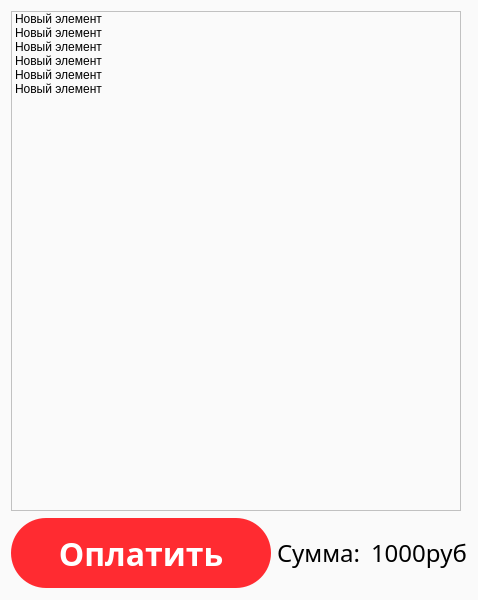
<?xml version="1.0" encoding="UTF-8"?>
<ui version="4.0">
 <class>ListOrders</class>
 <widget class="QDialog" name="ListOrders">
  <property name="geometry">
   <rect>
    <x>0</x>
    <y>0</y>
    <width>478</width>
    <height>600</height>
   </rect>
  </property>
  <property name="maximumSize">
   <size>
    <width>16777215</width>
    <height>600</height>
   </size>
  </property>
  <property name="windowTitle">
   <string>Dialog</string>
  </property>
  <property name="styleSheet">
   <string notr="true">background-color: #FAFAFA;</string>
  </property>
  <layout class="QVBoxLayout" name="verticalLayout">
   <item>
    <widget class="QListWidget" name="listWidget">
     <property name="minimumSize">
      <size>
       <width>450</width>
       <height>500</height>
      </size>
     </property>
     <property name="maximumSize">
      <size>
       <width>450</width>
       <height>500</height>
      </size>
     </property>
     <property name="styleSheet">
      <string notr="true">color: rgb(0, 0, 0)</string>
     </property>
     <item>
      <property name="text">
       <string>Новый элемент</string>
      </property>
     </item>
     <item>
      <property name="text">
       <string>Новый элемент</string>
      </property>
     </item>
     <item>
      <property name="text">
       <string>Новый элемент</string>
      </property>
     </item>
     <item>
      <property name="text">
       <string>Новый элемент</string>
      </property>
     </item>
     <item>
      <property name="text">
       <string>Новый элемент</string>
      </property>
     </item>
     <item>
      <property name="text">
       <string>Новый элемент</string>
      </property>
     </item>
    </widget>
   </item>
   <item>
    <layout class="QHBoxLayout" name="horizontalLayout_2">
     <item>
      <widget class="QPushButton" name="pushButton">
       <property name="minimumSize">
        <size>
         <width>260</width>
         <height>70</height>
        </size>
       </property>
       <property name="maximumSize">
        <size>
         <width>260</width>
         <height>70</height>
        </size>
       </property>
       <property name="font">
        <font>
         <family>SF Pro Rounded</family>
         <pointsize>24</pointsize>
         <weight>75</weight>
         <bold>true</bold>
        </font>
       </property>
       <property name="styleSheet">
        <string notr="true">background-color: rgb(255, 43, 49);
border-style: none;
border-radius: 35px;
color : rgb(255, 255, 255);
</string>
       </property>
       <property name="text">
        <string>Оплатить</string>
       </property>
      </widget>
     </item>
     <item>
      <layout class="QHBoxLayout" name="horizontalLayout">
       <item>
        <widget class="QLabel" name="label_2">
         <property name="font">
          <font>
           <family>SF Pro Rounded</family>
           <pointsize>18</pointsize>
           <weight>50</weight>
           <bold>false</bold>
          </font>
         </property>
         <property name="styleSheet">
          <string notr="true">color: rgb(0, 0, 0)</string>
         </property>
         <property name="text">
          <string>Сумма:</string>
         </property>
        </widget>
       </item>
       <item>
        <widget class="QLabel" name="label_3">
         <property name="font">
          <font>
           <family>SF Pro Rounded</family>
           <pointsize>18</pointsize>
           <weight>50</weight>
           <bold>false</bold>
          </font>
         </property>
         <property name="styleSheet">
          <string notr="true">color: rgb(0, 0, 0)</string>
         </property>
         <property name="text">
          <string>1000руб</string>
         </property>
        </widget>
       </item>
      </layout>
     </item>
    </layout>
   </item>
  </layout>
 </widget>
 <resources/>
 <connections/>
</ui>
